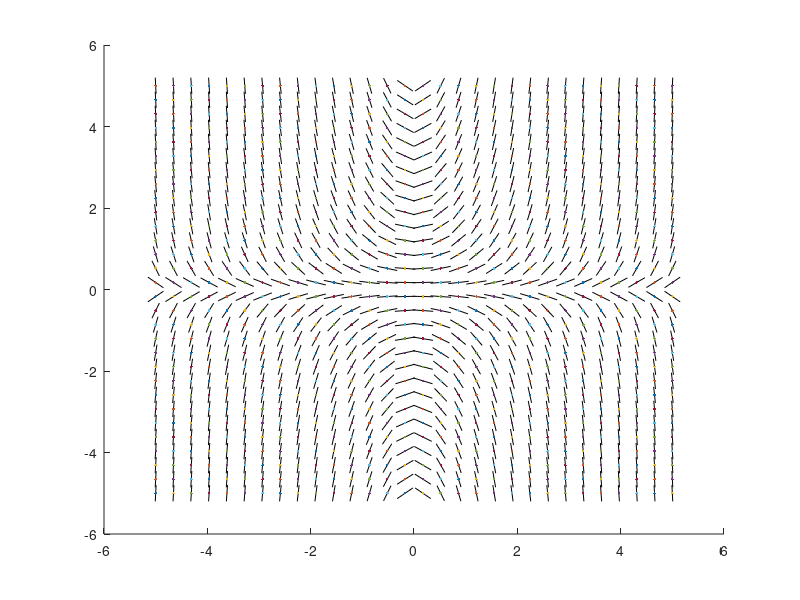

Source code (MATLAB): (Note: this script raises an error after producing the figure.)

%{
   % uslovie
nachertaite poleto ot pravi na 
a) uravnenieto: y' = xy 
v kvadrata b -5<= x <=5
5<= y <=5
b) v sashtia prozorec nachertava grafika
%/
%}


function PlotSlopes

    x = linspace(-5,5,30);
    y = linspace(-5,5,30);
    
    hold on;
    axis ([-6,6,-6,6]);
    delta = 0.2;

    for i = 1: length(x)
        for j=1:length(y)
            fValue = f(x(i), y(j));
            scale = delta / sqrt(1+fValue^2);
            plot([x(i)-scale, x(i)+scale], ...
                 [y(j)-scale*fValue, y(j)+scale*fValue], 'k')
            plot(x(i),y(j))
        end
    
    end

    [x0,y0] = ginput(1);
    plot(x0,y0, 'bo');

    [X1, Y1] = ode45(@f, [x0,5], y0);
    [X2, Y2] = ode45(@f, [x0,-5], y0);
    plot(X1, Y1, "r", X2, Y2, "b")




        function z = f(x,y)
            % z =
            z = x*y;
        end


end


